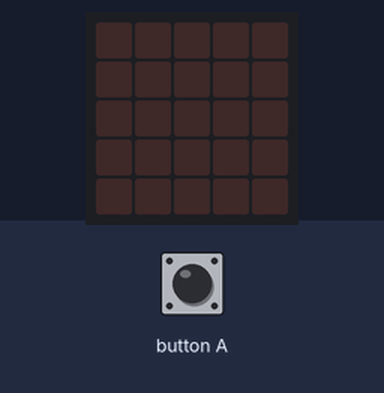
A program run on a simulated BBC micro:bit (MakeCode). On the bench: the board's 5×5 LED display. The test bench sets the inputs (shaded band).

Above: at 1.2 s.
1.3 s: button A pressed for 0.15 s
At 2.4 s:
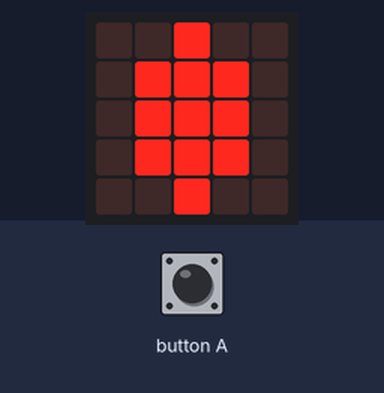
At 7.7 s:
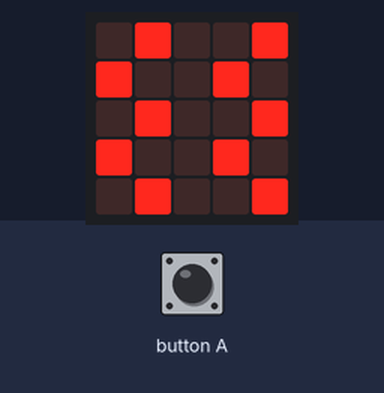
Timing chart, 0 to 9.2 s (numbered marks = the images above; inputs shaded):
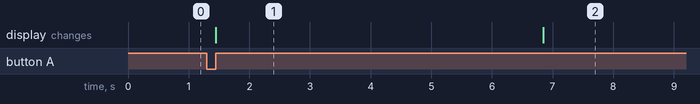

The program:

main.ts
```typescript
input.onButtonPressed(Button.A, function () {
    basic.showLeds(`
        . . # . .
        . # # # .
        . # # # .
        . # # # .
        . . # . .
        `)
    basic.pause(5000)
    basic.showLeds(`
        . # . . #
        # . . # .
        . # . . #
        # . . # .
        . # . . #
        `)
    basic.pause(13000)
    basic.showLeds(`
        . . . . .
        . # # # .
        . # # # .
        . # # # .
        . . . . .
        `)
    basic.pause(7000)
    basic.showLeds(`
        . . # . .
        . # # # .
        . # # # .
        . # # # .
        . . # . .
        `)
    basic.pause(5000)
    basic.showLeds(`
        . # # # .
        # . . . .
        . # # # .
        . . . . #
        . # # # .
        `)
    basic.pause(9000)
    basic.showLeds(`
        # . . . #
        . # # # .
        . # # # .
        . # # # .
        # . . . #
        `)
    basic.pause(6000)
    basic.clearScreen()
})
```

test.ts
```typescript
// aquí va el archivo "tests"; esto no se compilará cuando este paquete se utilice como una extensión.
```

Measured:
- after the input at 1.3 s, the display: changes after 0.15 s (image 1)
- what the display in image 1 shows lasts 5.4 s, from 1.5 s to 6.9 s
